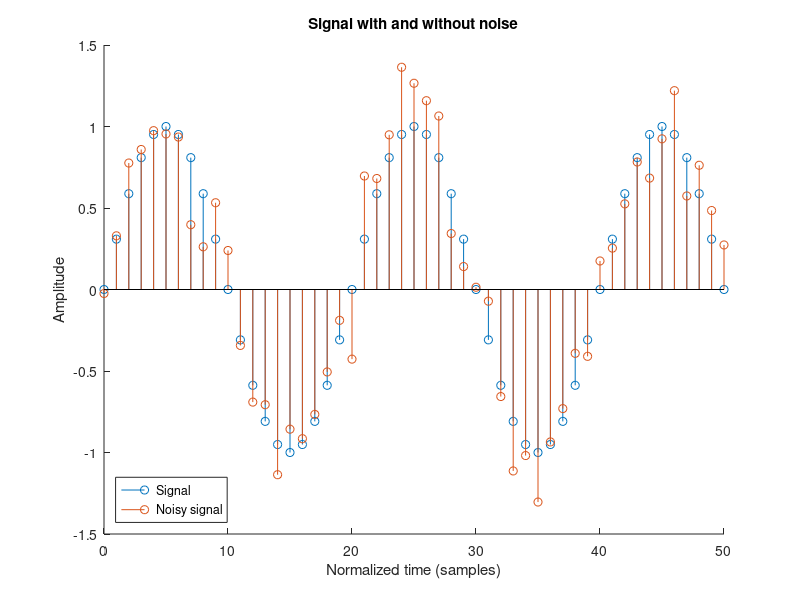
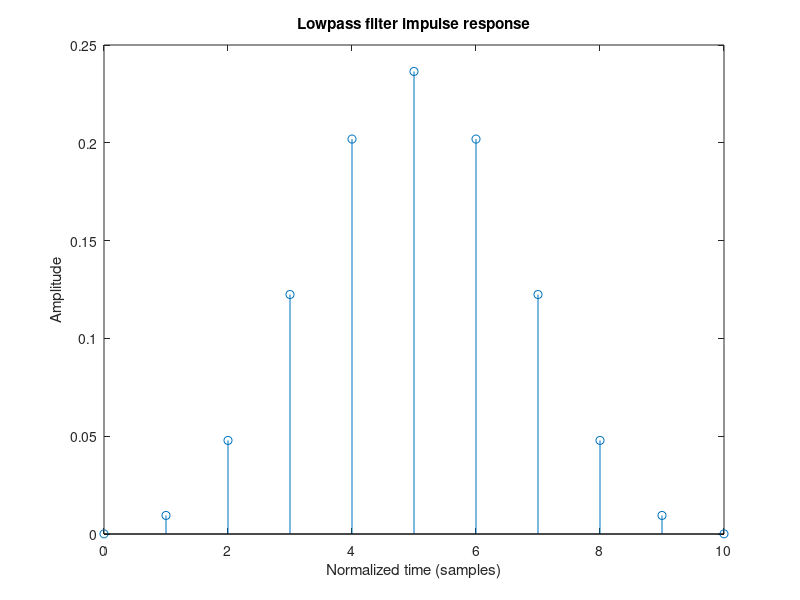

Write the MATLAB code that produced these figures, in order. (Note: this script raises an error after producing the figures.)
n = 0:50;
N = 4;
x = sin(1/10 * pi * n);

%% Add noise , t h i s can be done in a simple way or in a complicated way .
% Noise i s noise .
sigma = std(x);
k = 1/4;
noise = k*sigma*randn(size(x));
x_noisy = x + noise;

%% Plot both s i g n a l s
figure;
hold on;
stem(n, x);
stem(n, x_noisy);
hold off;
title("Signal with and without noise");
xlabel("Normalized time (samples)");
ylabel("Amplitude");
legend("Signal", "Noisy signal", 'Location', 'southwest') ;

%% Create lowpass f i l t e r , c u t o f f 1/5∗ pi rad / sample
% Let ’ s also locate the c u t o f f in the p l o t
h = fir1(10, 1/5);
% p l o t impulse response
figure;
stem(0 : length(h) - 1, h) ;
title("Lowpass filter impulse response");
xlabel("Normalized time (samples)");
ylabel("Amplitude");

% compute frequency response and plot , with programatically found c u t o f f s
% ( c u t o f f s could also be found by hand )
omega = linspace(-pi, pi, 257);
H = freqz(h, 1, omega);
% Let ’ s find the indexes of the c u t o f f s . Cutoff i s defined as
% half −magnitude for FIR f i l t e r s . Or −3 dB for power conversion .
% For IIR f i l t e r the c u t o f f i s defined as half −power , or −3 dB for
% magnitude conversion .
[j, i] = mink(abs(H)-0.5, 2, 'ComparisonMethod', 'abs');
figure;
sgtitle("Lowpass filter frequency response");
subplot(2, 1, 1);
hold on;
plot(omega, pow2db(abs(H)));
xline(omega(i), '--', '\pm\omegac', 'LabelOrientation', 'horizontal', 'LabelVerticalAlignment', 'middle');
hold off;
xlim([-pi ,pi]);
